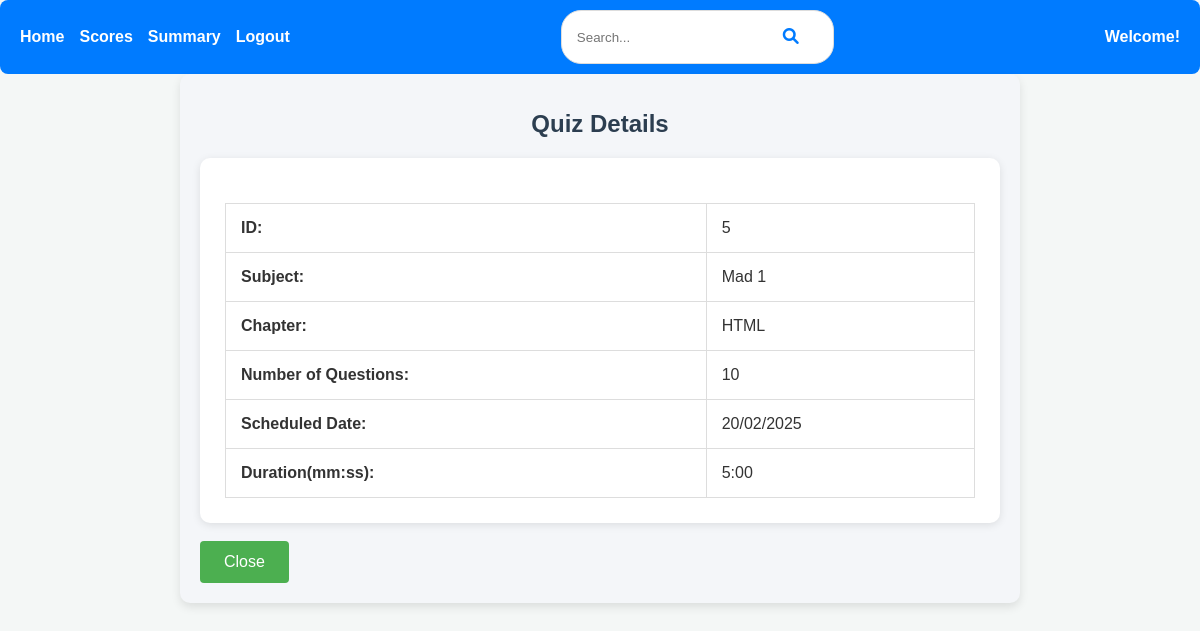
The page /user/view_quiz/5 on the database as committed earlier.
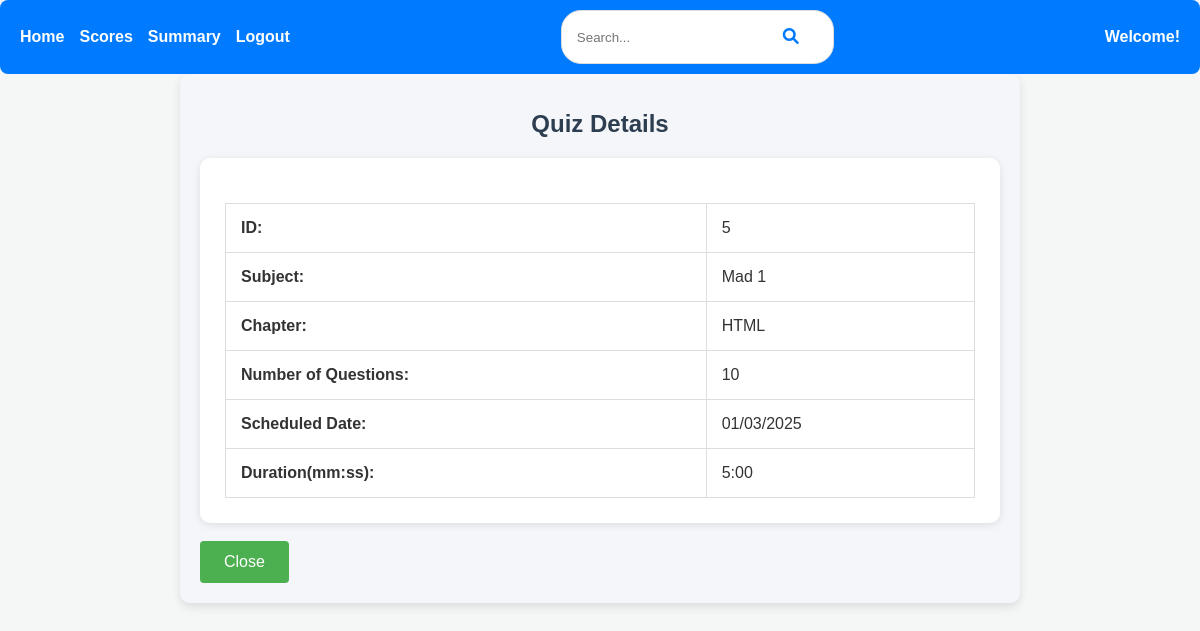
The same page on the database as committed later.
### backend/models.py (models this page shows)
class Quiz(db.Model):
    __tablename__ = 'quiz'
    id = db.Column(db.Integer, primary_key=True)
    chapter_id = db.Column(db.Integer, db.ForeignKey('chapter.id', ondelete="CASCADE"), nullable=False)
    date_of_quiz = db.Column(db.Date, nullable=False)
    duration_seconds = db.Column(db.Integer, nullable=False)
    remarks = db.Column(db.Text)
    questions = db.relationship('Question', backref='quiz', lazy='subquery', cascade='all, delete-orphan')
    scores = db.relationship('Score', backref='quiz', lazy='dynamic', cascade='all, delete-orphan')

### backend/controllers.py (the view)
@app.route('/user/view_quiz/<quiz_id>')
def user_view_quiz(quiz_id):
    quiz = Quiz.query.get(quiz_id)
    if quiz:
        return render_template('user/user_view_quiz.html', quiz=quiz, divmod=divmod)
    else:
        return "Quiz not found", 404

### templates/user/user_view_quiz.html (shortened to what this page needs)
{% extends "user/user_base.html" %}
{% block content %}
<div class="dashboard container mt-5">
    <h1 class="text-center mb-4">Quiz Details</h1>
    <div class="quiz-table-wrapper">
        <table class="table table-bordered quiz-details table-striped table-hover shadow-sm rounded">
            <tr>
                <td><strong>ID:</strong></td>
                <td>{{ quiz.id }}</td>
            </tr>
            <tr>
                <td><strong>Subject:</strong></td>
                <td>{{ quiz.chapter.subject.name if quiz.chapter and quiz.chapter.subject else 'N/A' }}</td>
            </tr>
            <tr>
                <td><strong>Chapter:</strong></td>
                <td>{{ quiz.chapter.name if quiz.chapter else 'N/A' }}</td>
            </tr>
            <tr>
                <td><strong>Number of Questions:</strong></td>
                <td>{{ quiz.questions | length }}</td>
            </tr>
            <tr>
                <td><strong>Scheduled Date:</strong></td>
                <td>{{ quiz.date_of_quiz.strftime('%d/%m/%Y') if quiz.date_of_quiz else 'N/A' }}</td>
            </tr>
            <tr>
                <td><strong>Duration(mm:ss):</strong></td>
                {% set minutes, seconds = divmod(quiz.duration_seconds | int, 60) %}
                <td>{{ minutes }}:{{ '%02d' % seconds }}</td>
            </tr>
        </table>
    </div>
    <br>
    <div class="text-center">
        <button class="btn btn-secondary btn-lg" onclick="window.history.back()">Close</button>
    </div>
</div>
{% endblock %}

Rows that differ between the two databases and show on the page:
changed Quiz id 5: date_of_quiz "20/02/2025" → "01/03/2025"
